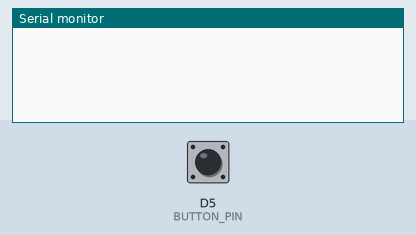
This sketch was run on a simulated ESP8266 (NodeMCU). Parts: the last lines printed to the serial monitor. The inputs (shaded band) are chosen by the test bench; at power-on: D5 (BUTTON_PIN) LOW.

Above: at 1.2 s.
1.3 s: D5 (BUTTON_PIN) pulled HIGH for 0.15 s
At 2.6 s:
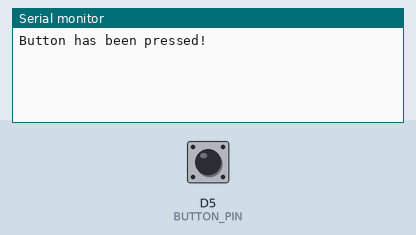
2.9 s: D5 (BUTTON_PIN) pulled HIGH for 3.2 s
At 6.6 s:
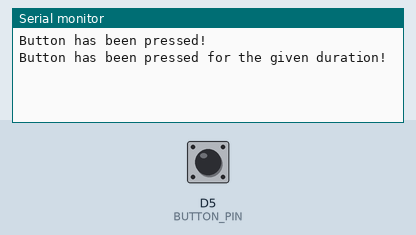

Measured:
- after the input at 1.3 s, the serial monitor: prints a new line after 0.15 s (image 1)
- after the input at 2.9 s, the serial monitor: prints a new line after 3.0 s (image 2)

The sketch:

button.ino
```cpp
#include <EasyButton.h>

#define BUTTON_PIN D5

bool pullup = false;
bool invert = false;
uint8 debounce = 40;

EasyButton button(BUTTON_PIN, debounce, pullup, invert);

void onPressedForDuration()
{
    Serial.println("Button has been pressed for the given duration!");
}

void onPressed()
{
    Serial.println("Button has been pressed!");
}

void setup()
{
  Serial.begin(9600);
  Serial.println();
  button.begin();
  button.onPressed(onPressed);
  button.onPressedFor(3000, onPressedForDuration);  // Pressed durante 3segundos
}

void loop()
{
    button.read();
    delay(1);
}
```
